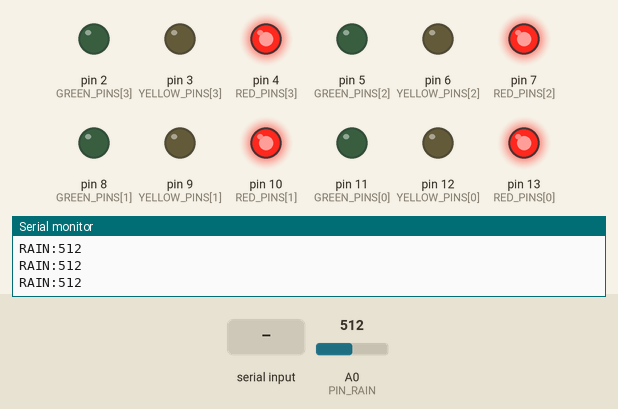
Recording of a sketch running on a simulated Arduino Uno, built with avr-gcc and run on an emulated ATmega328P. Parts: output pins drawn as LEDs (lit = HIGH), the last lines printed to the serial monitor. Dashed ring = blinking. The test bench sets the inputs (shaded band); at power-on: A0 (PIN_RAIN) = 512.

Above: at 1.2 s.
1.3 s: "ALL_ON\n" received over Serial
At 2.5 s:
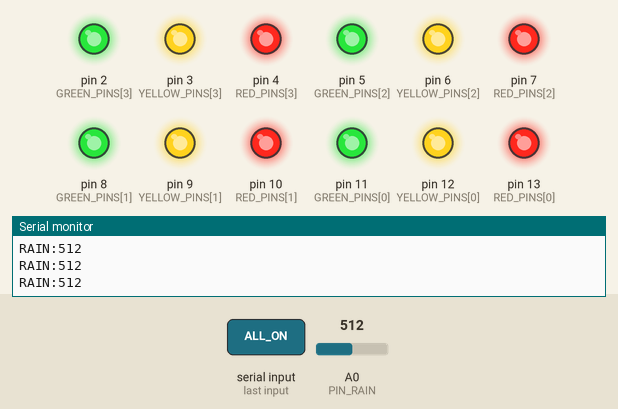
2.8 s: "BLINK_RED\n" received over Serial
At 3.54 s:
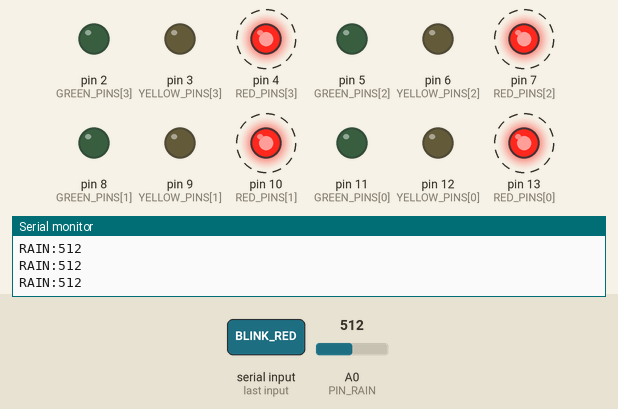
5.8 s: "YELLOW\n" received over Serial
At 6.1 s:
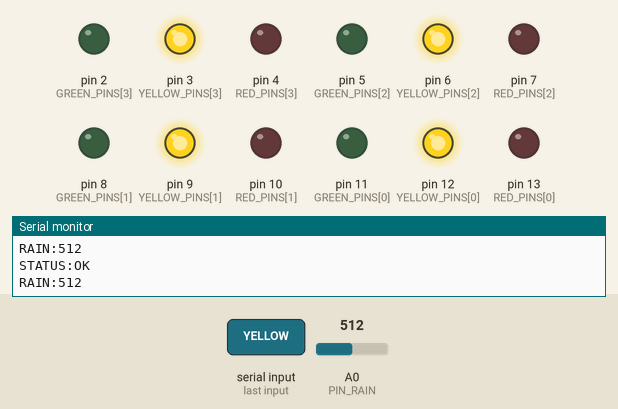
7.3 s: "WAITING\n" received over Serial
At 7.82 s:
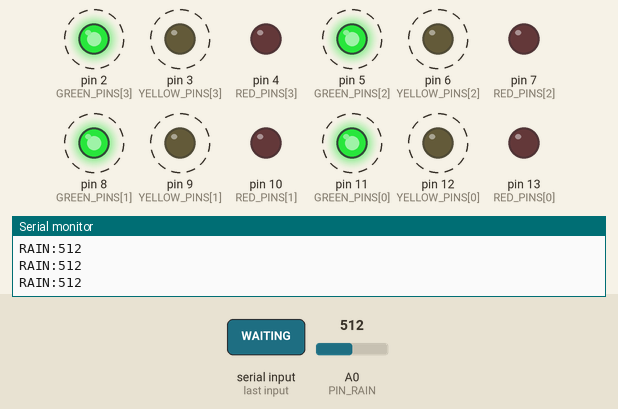
Timing chart, 0 to 11.3 s (numbered marks = the images above; inputs shaded):
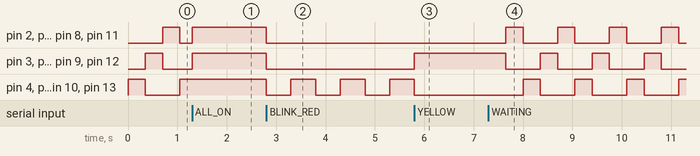

The sketch:

traffic_weather_controller.ino
```cpp
/*
 * SpatialSight — Universal Traffic Signal & Weather Controller
 * Supports all Arduino Uno digital pinouts (Pins 2-13):
 *   RED    -> Pins 13, 10, 7, 4
 *   YELLOW -> Pins 12,  9, 6, 3
 *   GREEN  -> Pins 11,  8, 5, 2
 *   RAIN   -> Analog Pin A0
 *
 * Firmware Behavior (aligned with Page 1 & Page 2 specification):
 * - Idle / Waiting for PC app / No camera connected:
 *     Sequentially cycles Red -> Yellow -> Green one at a time (S_WAITING).
 * - Streaming:
 *     Clear path:       Green LED ON
 *     Caution hazard:   Yellow LED ON
 *     Imminent hazard:  Red LED ON (0ms instant latency)
 * - Rain sensor ADC telemetry sent at 10Hz: "RAIN:<value>"
 * - Zero emojis in logs/serial.
 */

// Multi-pin definitions covering standard digital pin groupings
const int RED_PINS[]    = {13, 10, 7, 4};
const int YELLOW_PINS[] = {12,  9, 6, 3};
const int GREEN_PINS[]  = {11,  8, 5, 2};
const int NUM_PINS = 4;

#define PIN_RAIN A0

enum State {
  S_WAITING,   // Sequential Red -> Yellow -> Green cycle ("waiting for camera")
  S_GREEN,     // Clear path
  S_YELLOW,    // Caution hazard
  S_RED,       // Imminent hazard (0ms latency)
  S_BLINK_RED, // Flashing red
  S_ALL_ON,
  S_ALL_OFF,
  S_DEMO
};

State currentState = S_WAITING;

bool activeLow = false; // Normal (active high): HIGH=ON, LOW=OFF
unsigned long lastHeartbeat  = 0;
unsigned long lastSensorRead = 0;
unsigned long lastBlinkTime  = 0;
unsigned long lastCmdTime    = 0;
unsigned long waitStepTime   = 0;
int waitStep = 0; // 0=RED, 1=YELLOW, 2=GREEN

bool blinkState = false;
bool appActive  = false;
const unsigned long IDLE_TIMEOUT_MS = 5000;

void writePinGroup(const int pins[], int count, bool turnOn) {
  int level = activeLow ? (turnOn ? LOW : HIGH) : (turnOn ? HIGH : LOW);
  for (int i = 0; i < count; i++) {
    digitalWrite(pins[i], level);
  }
}

void setSignalOutputs(bool r, bool y, bool g) {
  writePinGroup(RED_PINS,    NUM_PINS, r);
  writePinGroup(YELLOW_PINS, NUM_PINS, y);
  writePinGroup(GREEN_PINS,  NUM_PINS, g);
}

void setup() {
  Serial.begin(115200);

  // Initialize all digital pins 2-13 as OUTPUT
  for (int i = 0; i < NUM_PINS; i++) {
    pinMode(RED_PINS[i],    OUTPUT);
    pinMode(YELLOW_PINS[i], OUTPUT);
    pinMode(GREEN_PINS[i],  OUTPUT);
  }

  // Initial state: Start in S_WAITING (sequential Red -> Yellow -> Green)
  currentState = S_WAITING;
  waitStep = 0;
  waitStepTime = millis();
  setSignalOutputs(true, false, false); // Start with Red

  Serial.println("STATUS:READY");
}

int getRainReading() {
  long sum = 0;
  for (int i = 0; i < 5; i++) {
    sum += analogRead(PIN_RAIN);
    delay(1);
  }
  return sum / 5;
}

const int WATER_THRESHOLD = 30;

bool isWaterPresent() {
  return getRainReading() >= WATER_THRESHOLD;
}

void transitionTo(State target) {
  if (currentState == target) return;

  currentState = target;
  switch (target) {
    case S_WAITING:
      waitStep = 0;
      waitStepTime = millis();
      setSignalOutputs(true, false, false);
      break;
    case S_GREEN:
      setSignalOutputs(false, false, true);
      break;
    case S_YELLOW:
      setSignalOutputs(false, true, false);
      break;
    case S_RED:
      // 0ms latency for imminent collision safety
      setSignalOutputs(true, false, false);
      break;
    case S_BLINK_RED:
      setSignalOutputs(true, false, false);
      blinkState = true;
      lastBlinkTime = millis();
      break;
    case S_ALL_ON:
      setSignalOutputs(true, true, true);
      break;
    case S_ALL_OFF:
      setSignalOutputs(false, false, false);
      break;
    case S_DEMO:
      waitStep = 0;
      waitStepTime = millis();
      setSignalOutputs(false, false, true);
      break;
  }
}

void loop() {
  unsigned long now = millis();

  // Heartbeat every 2s
  if (now - lastHeartbeat >= 2000) {
    lastHeartbeat = now;
    Serial.println("STATUS:OK");
  }

  // Rain sensor reading at 10Hz
  if (now - lastSensorRead >= 100) {
    lastSensorRead = now;
    Serial.print("RAIN:");
    Serial.println(getRainReading());
  }

  // Process serial commands from PC app
  if (Serial.available() > 0) {
    String cmd = Serial.readStringUntil('\n');
    cmd.trim();
    if (cmd.length() > 0) {
      lastCmdTime = now;
      appActive = true;

      if      (cmd == "WAITING" || cmd == "CYCLE" || cmd == "NO_CAMERA") transitionTo(S_WAITING);
      else if (cmd == "GREEN") {
        if (isWaterPresent()) {
          // Rule 1: Water detected -> keep light in YELLOW, DO NOT GO TO GREEN!
          transitionTo(S_YELLOW);
          Serial.println("GUARD:WATER_HOLD_YELLOW");
        } else {
          transitionTo(S_GREEN);
        }
      }
      else if (cmd == "YELLOW")    transitionTo(S_YELLOW);
      else if (cmd == "RED")       transitionTo(S_RED);
      else if (cmd == "BLINK_RED") transitionTo(S_BLINK_RED);
      else if (cmd == "ALL_ON")    transitionTo(S_ALL_ON);
      else if (cmd == "ALL_OFF")   transitionTo(S_ALL_OFF);
      else if (cmd == "DEMO")      transitionTo(S_DEMO);
      else if (cmd == "INVERT_ON") {
        activeLow = true;
        transitionTo(currentState);
      }
      else if (cmd == "INVERT_OFF") {
        activeLow = false;
        transitionTo(currentState);
      }
      else if (cmd == "PING") {
        // Keep-alive
      }
      else if (cmd == "RAIN") {
        Serial.print("RAIN:");
        Serial.println(getRainReading());
      }
    }
  }

  // Rule 1 Active Guard: If Green is currently ON but water touches the sensor, immediately promote to Yellow!
  if (currentState == S_GREEN && isWaterPresent()) {
    transitionTo(S_YELLOW);
    Serial.println("GUARD:WATER_DETECTED_YELLOW");
  }

  // Idle Watchdog: Return to S_WAITING if app closes or stops communicating for 5s
  if (appActive && (now - lastCmdTime >= IDLE_TIMEOUT_MS)) {
    appActive = false;
    transitionTo(S_WAITING);
  }

  // Sequential cycle for S_WAITING: Red (350ms) -> Yellow (350ms) -> Green (350ms) -> repeat
  if (currentState == S_WAITING && (now - waitStepTime >= 350)) {
    waitStepTime = now;
    waitStep = (waitStep + 1) % 3;
    if (waitStep == 0) {
      setSignalOutputs(true, false, false);   // Red
    } else if (waitStep == 1) {
      setSignalOutputs(false, true, false);  // Yellow
    } else {
      setSignalOutputs(false, false, true);  // Green
    }
  }

  // Blink red handler
  if (currentState == S_BLINK_RED && (now - lastBlinkTime >= 500)) {
    lastBlinkTime = now;
    blinkState = !blinkState;
    writePinGroup(RED_PINS, NUM_PINS, blinkState);
  }

  // Demo cycle handler
  if (currentState == S_DEMO && (now - waitStepTime >= 1000)) {
    waitStepTime = now;
    waitStep = (waitStep + 1) % 3;
    setSignalOutputs(waitStep == 2, waitStep == 1, waitStep == 0);
  }
}
```

Measured:
- after the input at 1.3 s, pin 4 (RED_PINS[3]), pin 7 (RED_PINS[2]), pin 10 (RED_PINS[1]), pin 13 (RED_PINS[0]): stays HIGH (without the input it goes to LOW after 0.11 s)
- after the input at 2.8 s, pin 2 (GREEN_PINS[3]), pin 3 (YELLOW_PINS[3]): HIGH → LOW at once
- after the input at 5.8 s, pin 3 (YELLOW_PINS[3]), pin 6 (YELLOW_PINS[2]), pin 9 (YELLOW_PINS[1]), pin 12 (YELLOW_PINS[0]): LOW → HIGH at once; pin 4 (RED_PINS[3]), pin 7 (RED_PINS[2]), pin 10 (RED_PINS[1]), pin 13 (RED_PINS[0]): goes on until 5.8 s, then stays LOW
- after the input at 7.3 s, pin 2 (GREEN_PINS[3]), pin 5 (GREEN_PINS[2]), pin 8 (GREEN_PINS[1]), pin 11 (GREEN_PINS[0]): alternates HIGH for 0.35 s and LOW for 0.70 s, starting after 0.35 s
